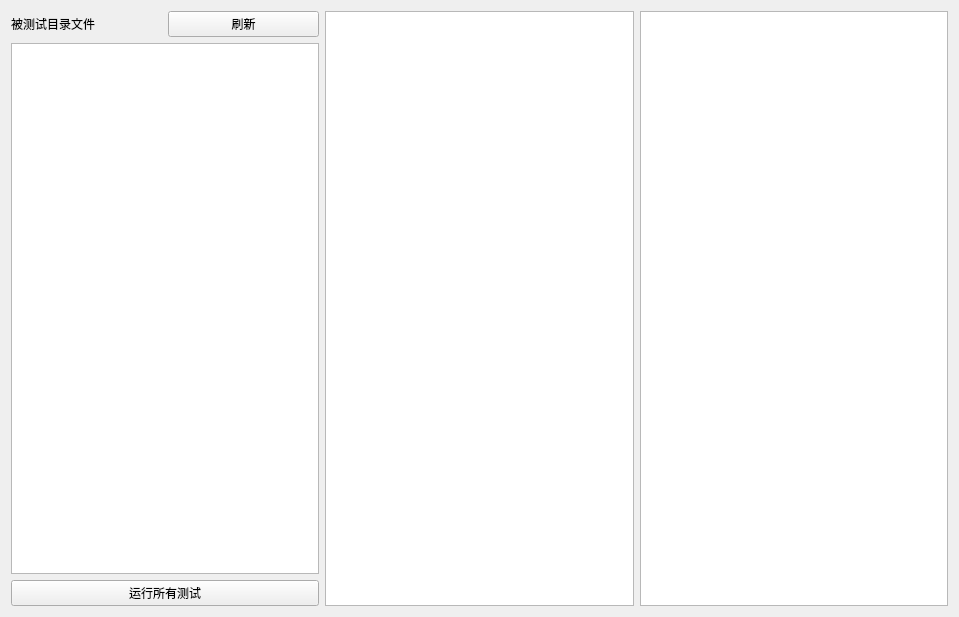
<?xml version="1.0" encoding="UTF-8"?>
<ui version="4.0">
 <class>MainWindow</class>
 <widget class="QMainWindow" name="MainWindow">
  <property name="geometry">
   <rect>
    <x>0</x>
    <y>0</y>
    <width>959</width>
    <height>617</height>
   </rect>
  </property>
  <property name="windowTitle">
   <string>WutuArticleNameValue</string>
  </property>
  <widget class="QWidget" name="centralWidget">
   <layout class="QHBoxLayout" name="horizontalLayout_2">
    <item>
     <layout class="QVBoxLayout" name="verticalLayout">
      <item>
       <layout class="QHBoxLayout" name="horizontalLayout">
        <item>
         <widget class="QLabel" name="label">
          <property name="text">
           <string>被测试目录文件</string>
          </property>
         </widget>
        </item>
        <item>
         <widget class="QPushButton" name="refreshtestfilebtn">
          <property name="text">
           <string>刷新</string>
          </property>
         </widget>
        </item>
       </layout>
      </item>
      <item>
       <widget class="QTreeView" name="testprojlist"/>
      </item>
      <item>
       <widget class="QPushButton" name="runalltestbtn">
        <property name="text">
         <string>运行所有测试</string>
        </property>
       </widget>
      </item>
     </layout>
    </item>
    <item>
     <widget class="QTreeView" name="treeView_3"/>
    </item>
    <item>
     <widget class="QTextEdit" name="textEdit"/>
    </item>
   </layout>
  </widget>
  <widget class="QMenuBar" name="menuBar">
   <property name="geometry">
    <rect>
     <x>0</x>
     <y>0</y>
     <width>959</width>
     <height>23</height>
    </rect>
   </property>
  </widget>
 </widget>
 <layoutdefault spacing="6" margin="11"/>
 <resources/>
 <connections/>
</ui>
